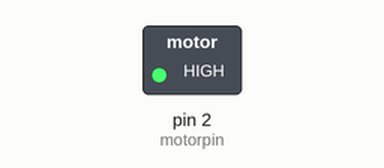
This sketch was run on a simulated Arduino Uno, built with avr-gcc and run on an emulated ATmega328P. On the bench: switched loads named in the sketch (green lamp = pin HIGH). Dashed ring = blinking.

Above: at 0.5 s.
Timing chart, 0 to 4.6 s (numbered marks = the images above):
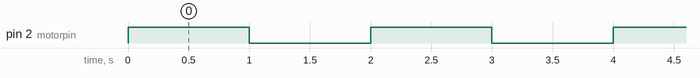

The sketch:

validatie_motor.ino
```cpp
const int motorpin = 2;

void setup() {
  pinMode(motorpin, OUTPUT);

}

void loop() {
  digitalWrite(motorpin,HIGH);
  delay(1000);
  digitalWrite(motorpin, LOW);
  delay(1000);
}
```

Measured:
- by itself, pin 2 (motorpin): alternates HIGH for 1.0 s and LOW for 1.0 s
